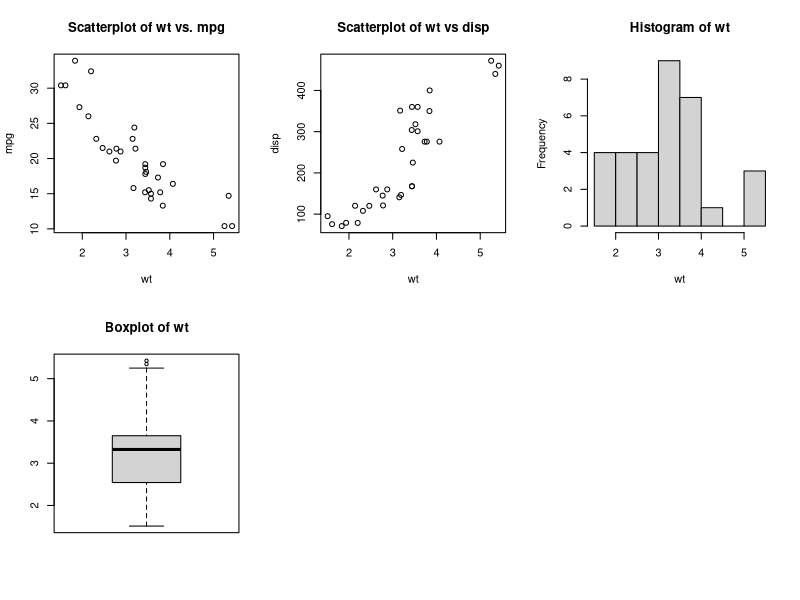

This chart was generated by the following R code:
## ---- chunk 1
knitr::opts_chunk$set(echo = TRUE)
## ---- chunk 2
microbial_model <- function (t, states, parms){

#unpack states
SOC <- states[1]
DOC <- states[2]
MIC <- states[3]
ENZ <- states[4]

#unpack parameters
  temp <- parms[1] 
  inputSOC <- parms[2]
  inputDOC <- parms[3]
  rdeath <- parms[4]
  rEnzProd <- parms[5]
  rEnzLoss <- parms[6]
  MICtoSOC <- parms[7]
  CUE0 <- parms[8]
  CUEslope <- parms[9]
  Vmax0 <- parms[10]
  Vmaxuptake0 <- parms[11]
  Km0 <- parms[12]
  Kmuptake0 <- parms[13]
  Kmslope <- parms[14]
  Kmuptakeslope <- parms[15]
  Ea <- parms[16]
  Eauptake <- parms[17]
  gasconst <- parms[18]

#calculate stuff to go into fluxes
vmaxuptake = Vmaxuptake0 *exp(-Eauptake/(gasconst * (temp +273)))
Kmuptake = Kmuptakeslope * temp + Kmuptake0
Vmax = Vmax0 * exp(-Ea/(gasconst *(temp+273)))
Km = Kmslope * temp + Km0


#calculate fluxes 
ASSIM = vmaxuptake * MIC * (DOC/(Kmuptake+DOC))
CUE = CUEslope * temp + CUE0
DEATH = rdeath * MIC
EPROD = rEnzProd *MIC
ELOSS = rEnzLoss *ENZ
DECOMP = Vmax * ENZ * (SOC/(Km + SOC))


# differential equations
dSOC_dt = inputSOC + DEATH * MICtoSOC - DECOMP
dDOC_dt = inputDOC + DEATH * (1 - MICtoSOC) + DECOMP + ELOSS - ASSIM
dMIC_dt = ASSIM * CUE - DEATH - EPROD
dENZ_dt = EPROD - ELOSS
CO2 = ASSIM * (1- CUE) 


return(list(c(dSOC_dt = dSOC_dt,
              dDOC_dt = dDOC_dt,
              dMIC_dt = dMIC_dt,
              dENZ_dt = dENZ_dt), 
            c(CO2 = CO2)))   
}
## ---- chunk 3
parms <- c(
20, # temp
0.0005,  # inputSOC
0.0005,  # inputDOC
0.0002, # rdeath
0.000005, # rEnzProd
0.001, # rEnzLoss
0.5, # MICtoSOC
0.63, # CUE0
-0.016,  # CUEslope
100000000,  # Vmax0
100000000, # Vmaxuptake0
500, # Km0
0.1, # Kmuptake0
5, # Kmslope
0.01, # Kmuptakeslope
47, # Ea
47, # Eauptake
0.008314 # gasconst
)

#initialize model

yini <- c(
  SOC = 100,
  DOC = 0.5,
  MIC = 0.5, 
  ENZ = 0.01)

## ---- chunk 4
attach(mtcars)  #Just an example of data in R
par(mfrow=c(2,3)) #First number is the number of rows, and the second number is the number of columns in the plot
#Plot like normal
plot(wt,mpg, main="Scatterplot of wt vs. mpg")
plot(wt,disp, main="Scatterplot of wt vs disp")
hist(wt, main="Histogram of wt")
boxplot(wt, main="Boxplot of wt")
